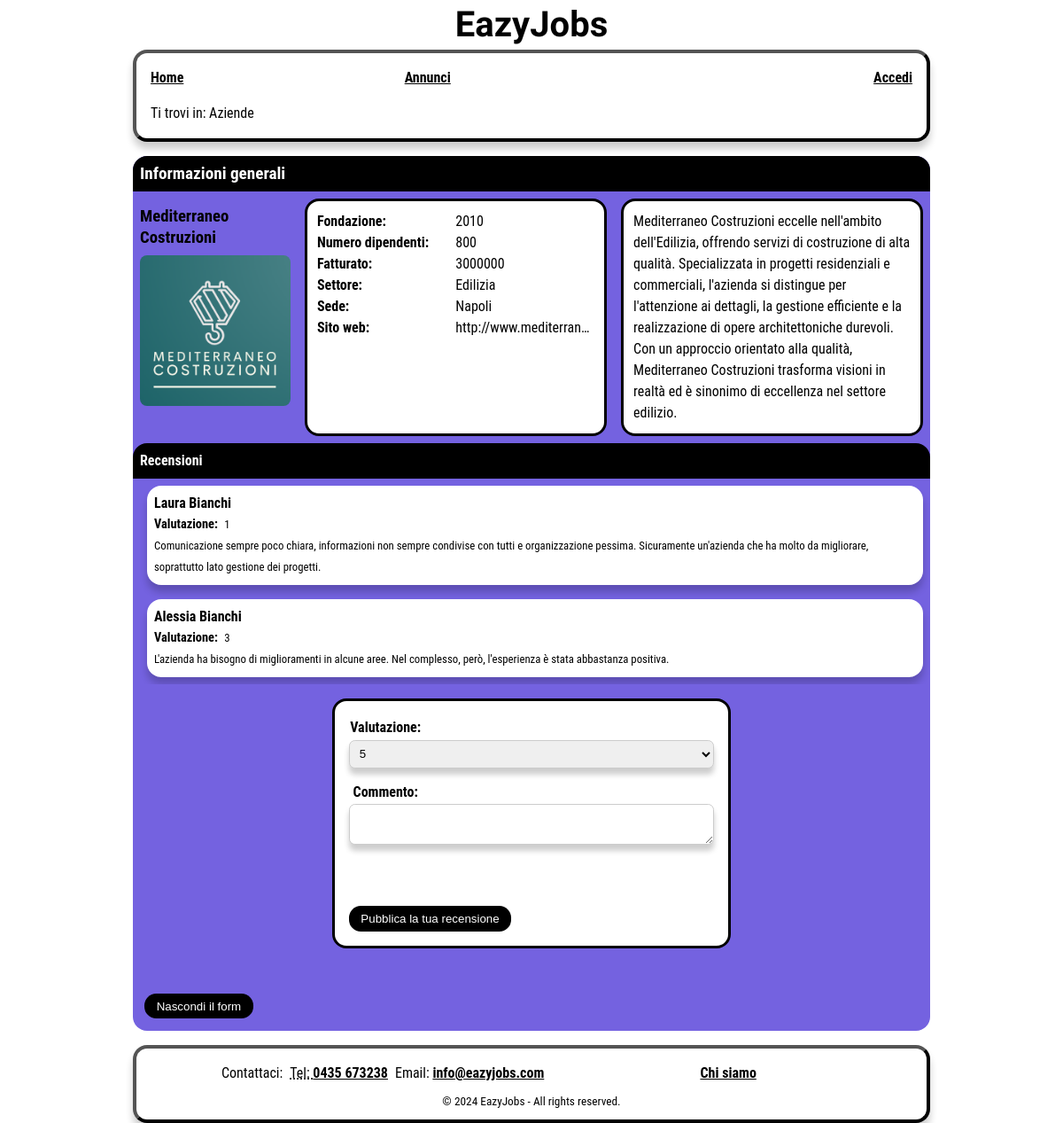
Screenshot of /EazyJobs/Aziende.php?id=3 with the database file from the repository.
### tables this page shows
CREATE TABLE IF NOT EXISTS aziende
(
    id int NOT NULL AUTO_INCREMENT,
    email character varying(60) UNIQUE NOT NULL,
    password character varying(100) NOT NULL,
	nome character varying(60) NOT NULL,
	sito character varying(50) NOT NULL,
	fondazione integer NOT NULL,
	dipendenti integer NOT NULL,
	fatturato integer NOT NULL,
	sede character varying(60) NOT NULL,
	settore character varying(60) NOT NULL,
	`desc` character varying (500) NOT NULL,
    logo_path character varying(90),
    PRIMARY KEY (id)
);

CREATE TABLE IF NOT EXISTS valutazioni
(
    utenti_id int NOT NULL,
    aziende_id int NOT NULL,
    commento character varying(300),
    voto integer NOT NULL CHECK (voto > 0 AND voto <=5),
    PRIMARY KEY (aziende_id, utenti_id),
	FOREIGN KEY (utenti_id)
    REFERENCES utenti (id)
    ON UPDATE CASCADE
    ON DELETE CASCADE,
	FOREIGN KEY(aziende_id)
    REFERENCES aziende(id)
    ON UPDATE CASCADE
    ON DELETE CASCADE
);

CREATE TABLE IF NOT EXISTS utenti
(
    id int NOT NULL AUTO_INCREMENT,
    email character varying(60) UNIQUE NOT NULL,
    password character varying(60) NOT NULL,
	nome character varying(60) NOT NULL,
    cv_path character varying(90),
    PRIMARY KEY (id)
);

### EazyJobs/models/azienda.php (called while the page is built, shortened)
<?php
  class Azienda {
    private $conn;
    private $table = 'aziende';
    public function __construct($db) {
      $this->conn = $db;
    }
    public function getById($aziendaId) {
      $query = 'SELECT * FROM ' . $this->table . ' WHERE id = :aziendaId';
      $stmt = $this->conn->prepare($query);
      $stmt->bindParam(':aziendaId', $aziendaId);
      $stmt->execute();
      return $stmt;
    }
}

### EazyJobs/models/valutazione.php (called while the page is built, shortened)
<?php
  class Valutazione {
    private $conn;
    public function __construct($db) {
      $this->conn = $db;
    }
    public function getAll_byAziendaId($aziendaId) {
        $query = 'SELECT valutazioni.*, utenti.nome AS nome
        FROM valutazioni
        INNER JOIN utenti ON valutazioni.utenti_id = utenti.id
        WHERE valutazioni.aziende_id = :aziendaId';
        $stmt = $this->conn->prepare($query);
        $stmt->bindParam(':aziendaId', $aziendaId);
        $stmt->execute();
        return $stmt;
      }
}

### EazyJobs/Aziende.php (the view, shortened to what this page needs)
<?php
  include_once './models/azienda.php';
  include_once './models/valutazione.php';
  $database = new Database();
  $db = $database->connect();
  $azienda = new Azienda($db);
  if (isset($_GET['id'])) {$aziendaId = $_GET['id'];}
  $result = $azienda->getById($aziendaId);
  $num = $result->rowCount();
  if($num > 0) {
  $str_azienda = "";
  while ($row = $result->fetch(PDO::FETCH_ASSOC)) {
      extract($row);
      $str_azienda = "<div class='header-aziende'>\n" .
      "<h3>" . $nome . "</h3>\n" .
      "<img src='./assets/logos/". $id ."_logo.png' alt='Logo azienda " . $nome ."'>\n" .
      "</div>\n" . "
        <dl>
            <dt class='info-azienda'>Fondazione: </dt>
            <dd><time datetime='" . $fondazione . "'>" . $fondazione . "</time></dd>
            <dt class='info-azienda'>Numero dipendenti: </dt>
            <dd>" . $dipendenti . "</dd>
            <dt class='info-azienda'>Fatturato: </dt>
            <dd>" . $fatturato . "</dd>
            <dt class='info-azienda'>Settore: </dt>
            <dd>" . $settore . "</dd>
            <dt class='info-azienda'>Sede: </dt>
            <dd>" . $sede . "</dd>
            <dt class='info-azienda'>Sito web: </dt>
            <dd>" . $sito . "</dd>
        </dl>
        <p id='descrizioneAzienda'>" . $desc . "</p>";
    }
  }
  $valutazione = new Valutazione($db);
      $result = $valutazione->getAll_byAziendaId($aziendaId);
      $num = $result->rowCount();
      $utenteId = null;
      if($num > 0) {
        $str_valutazioni = "";
        while ($row = $result->fetch(PDO::FETCH_ASSOC)) {
            extract($row);
            if (isset($_SESSION['user_id']) && $_SESSION['user_id'] == $utenti_id) {
              $str_valutazioni .=
                "<li id='recensione-utente'>\n" .
                "<h3>" . $nome . "</h3>\n" .
                "<dl class='valutazione'>\n" .
                "<dt>Valutazione:</dt><dd><p>" . $voto . "</p></dd>\n" .
                "</dl>\n" .
                "<p>" . $commento . "</p>\n" .
                "<div id='controllo-recensione'>\n" .
                "<input type='submit' id='modifica-recensione' aria-label='Modifica la tua recensione' data-id='" . $aziendaId . "' value='Modifica'>\n" .
                "<input type='submit' id='elimina-recensione' aria-label='Elimina la tua recensione' data-id='" . $aziendaId . "' value='Elimina '>\n" .
                "</div>\n" .
                "</li>\n";
                $utenteId = $utenti_id;
            } else {
              $str_valutazioni .=
                  "<li>\n" .
                  "<h3>" . $nome . "</h3>\n" .
                  "<dl class='valutazione'>\n" .
                  "<dt>Valutazione:</dt><dd><p>" . $voto . "</p></dd>\n" .
                  "</dl>\n" .
                  "<p>" . $commento . "</p>\n" .
                  "</li>\n";
            }
        }
      } else {
        $str_valutazioni = '<li class="nessun-trovato">(!) Nessuna recensione trovata</li>';
      }
  $nomefile = "./templates/Aziende.html";
  $contenuto = file_get_contents($nomefile);
  if (isset($_SESSION['user_id'])) {
    $contenuto = str_replace("php-placeholder", "User.php", $contenuto);
    $contenuto = str_replace("link-placeholder", "Area personale", $contenuto);
  } else if (isset($_SESSION['admin_id'])) {
      $contenuto = str_replace("php-placeholder", "Admin.php", $contenuto);
      $contenuto = str_replace("link-placeholder", "Area personale", $contenuto);
  } else {
      $contenuto = str_replace("php-placeholder", "Accedi.php", $contenuto);
      $contenuto = str_replace("link-placeholder", "Accedi", $contenuto);
  }
  $contenuto = str_replace("aziendaId-placeholder", strval($aziendaId), $contenuto);
  $errors = isset($_GET['errors']) ? json_decode(urldecode($_GET['errors']), true) : [];
  $commentoErrore = isset($errors['commento']) ? htmlspecialchars($errors['commento']) : '';
  $modificaCommentoErrore = isset($errors['modifica-commento']) ? htmlspecialchars($errors['modifica-commento']) : '';
  $loginErrore = isset($errors['login']) ? htmlspecialchars($errors['login']) : '';
  $duplicatoErrore = isset($errors['duplicato']) ? htmlspecialchars($errors['duplicato']) : '';
  $contenuto = str_replace("commento-errore-placeholder", $commentoErrore, $contenuto);
  $contenuto = str_replace("commento-errore-placeholder", $modificaCommentoErrore, $contenuto);
  $contenuto = str_replace("login-errore-placeholder", $loginErrore, $contenuto);
  $contenuto = str_replace("duplicato-errore-placeholder", $duplicatoErrore, $contenuto);
  $contenuto = str_replace("", $str_azienda, $contenuto);
  $contenuto = str_replace("", $str_valutazioni, $contenuto);
  if ($utenteId) {
    $result = Valutazione::getById($db, $utenteId, $aziendaId);
    $num = $result->rowCount();
    if($num > 0) {
      while ($row = $result->fetch(PDO::FETCH_ASSOC)) {
        extract($row);
        if ($voto == '1') {
                $contenuto = str_replace("1-placeholder", "selected", $contenuto);
                $contenuto = str_replace("2-placeholder", "", $contenuto);
                $contenuto = str_replace("3-placeholder", "", $contenuto);
                $contenuto = str_replace("4-placeholder", "", $contenuto);
                $contenuto = str_replace("5-placeholder", "", $contenuto);
            } elseif ($voto == '2') {
                $contenuto = str_replace("1-placeholder", "", $contenuto);
                $contenuto = str_replace("2-placeholder", "selected", $contenuto);
                $contenuto = str_replace("3-placeholder", "", $contenuto);
                $contenuto = str_replace("4-placeholder", "", $contenuto);
                $contenuto = str_replace("5-placeholder", "", $contenuto);
            } elseif ($voto == '3') {
                $contenuto = str_replace("1-placeholder", "", $contenuto);
                $contenuto = str_replace("2-placeholder", "", $contenuto);
                $contenuto = str_replace("3-placeholder", "selected", $contenuto);
                $contenuto = str_replace("4-placeholder", "", $contenuto);
                $contenuto = str_replace("5-placeholder", "", $contenuto);
            } elseif ($voto == '4') {
                $contenuto = str_replace("1-placeholder", "", $contenuto);
                $contenuto = str_replace("2-placeholder", "", $contenuto);
                $contenuto = str_replace("3-placeholder", "", $contenuto);
                $contenuto = str_replace("4-placeholder", "selected", $contenuto);
                $contenuto = str_replace("5-placeholder", "", $contenuto);
            } elseif ($voto == '5') {
                $contenuto = str_replace("1-placeholder", "", $contenuto);
                $contenuto = str_replace("2-placeholder", "", $contenuto);
                $contenuto = str_replace("3-placeholder", "", $contenuto);
                $contenuto = str_replace("4-placeholder", "", $contenuto);
                $contenuto = str_replace("5-placeholder", "selected", $contenuto);
            }
        $contenuto = str_replace("commento-placeholder", strval($commento), $contenuto);
      }
    }
  } else {
    $contenuto = str_replace("1-placeholder", "", $contenuto);
    $contenuto = str_replace("2-placeholder", "", $contenuto);
    $contenuto = str_replace("3-placeholder", "", $contenuto);
    $contenuto = str_replace("4-placeholder", "", $contenuto);
    $contenuto = str_replace("5-placeholder", "", $contenuto);
  }
  echo $contenuto;
?>

### EazyJobs/style/style_mini.css (style rules this page uses)
main { width: 90%; margin-top: 0; }
header { display: flex; flex-direction: row; align-items: center; overflow: visible; justify-content: space-between; background-color: var(--headerBgColor); width: 100%; max-height: 20vh; margin-bottom: 0; }
header .header-logo h1 { font-size: 2em; }
#navigazione { border-radius: 0; box-shadow: none; max-width: 100%; padding: 0; }
#breadcrumb { border-radius: 1em; }
#menu, #menu.showing { max-height: 80vh; transition: max-height 0.25s linear; overflow: hidden; }
#menu.hiding { max-height: 0vh; transition: none; }
#menu ul { flex-direction: column; }
#menu ul li:nth-child(3) { display: none; }
#menu ul li { border-top: 2px solid var(--headerBgColor); text-align: center; font-size: 2em; height: 2em; line-height: 2em; }
#menu ul li a { display: block; background-color: var(--headerTxtColor); color: var(--headerBgColor); border-radius: 0.4em; height: inherit; }
#primoContenuto { display: contents; }
form { text-align: center; margin: 1em 0; order: 1; }
footer { border-radius: 0; box-shadow: none; max-width: 100%; }
#footer > ul > li:nth-child(2) { display: none; }
#contatti { flex-direction: column; }
ul #contattaci { padding: 0; }
#aziende-main { height: auto; width: 100%; margin: 0; border-radius: 0; }
#aziende-main .delimitatore { border-radius: 0; }
.delimitatore-piccolo { color: white; background-color: var(--headerTxtColor); padding: 0.5em; border-radius: 0; }
.delimitatore-piccolo h3 { font-size: 1em; }
.info-azienda { font-weight: bold; }
#aziende-main #contenitore-informazioni { display: flex; flex-direction: column; }
#aziende-main #contenitore-informazioni dl { background-color: #fff; width: auto; padding: 0.7em; border: 0.2em var(--footerTxtColor) solid; border-radius: 1em; margin: 0.5em; }
#aziende-main #contenitore-informazioni dt { float: left; width: 50%; padding: 0; margin: 0; }
#aziende-main #contenitore-informazioni dd { float: left; width: 50%; padding: 0; margin: 0; }
#aziende-main .header-aziende { width: 100%; }
#aziende-main .header-aziende img { width: 40%; }
#bottone-recensioni { margin: 1em; }
#descrizioneAzienda { background-color: #fff; width: fit-content; padding: 0.7em; border: 0.2em var(--footerTxtColor) solid; border-radius: 1em; margin: 0.5em; }
#aziende-recensioni { display: flex; flex-direction: column; list-style-type: none; margin-bottom: 1em; max-height: 50vh; overflow-y: scroll; }
#aziende-recensioni li { display: flex; flex-direction: column; background-color: white; border-radius: 1em; box-shadow: 0 0.5em 0.5em rgba(0, 0, 0, 0.2); padding: 1em; margin: 0.5em; margin-left: 1em; }
#aziende-recensioni .valutazione dt { float: left; margin-right: 0.5em; }
#aziende-recensioni h3 { color: var(--headerTxtColor); font-size: 1em; }
#aziende-recensioni p { font-size: 0.8em; }
#recensioni-form, #recensioni-modifica-form { display: flex; flex-direction: column; overflow: auto; max-width: 80%; margin: auto; padding: 1em; max-height: fit-content; border: 3px solid; border-radius: 1em; border-color: var(--headerTxtColor); }
.visibile { visibility: visible; }
#recensioni-form label, #recensioni-modifica-form label { margin-top: 0.1em; margin-bottom: 0.1em; margin-left: 0; color: var(--headerTxtColor); font-weight: bold; width: 20%; }
#recensioni-form textarea, #recensioni-modifica-form textarea, #recensioni-form select, #recensioni-modifica-form select, #recensioni-form input[type="submit"] #recensioni-modifica-form input[type="submit"] { margin-bottom: 1em; padding: 0.5em; border-radius: 0.5em; border: 1px solid #ccc; box-shadow: 0 0.5em 0.5em rgba(0, 0, 0, 0.2); }
#recensioni-form #valutazione, #recensioni-modifica-form #valutazione { margin-left: 0; }
#recensioni-form #commento, #recensioni-modifica-form #commento { resize: vertical; padding: 0.5em; box-sizing: border-box; vertical-align: top; overflow-y: auto; }

### rows the page displays
aziende: nome "Mediterraneo Costruzioni", fondazione "2010", dipendenti "800", fatturato "3000000", settore "Edilizia", sede "Napoli", sito "http://www.mediterran…", desc "Mediterraneo Costruzioni eccelle nell'ambito dell'Edilizia, offrendo servizi di costruzione di alta qualità. Specializzata in progetti residenziali e commerciali, l'azienda si distingue per l'attenzione ai dettagli, la gestione efficiente e la realizzazione di opere architettoniche durevoli. Con un approccio orientato alla qualità, Mediterraneo Costruzioni trasforma visioni in realtà ed è sinonimo di eccellenza nel settore edilizio."
valutazioni: utenti.nome "Laura Bianchi", voto "1", commento "Comunicazione sempre poco chiara, informazioni non sempre condivise con tutti e organizzazione pessima. Sicuramente un'azienda che ha molto da migliorare, soprattutto lato gestione dei progetti."
valutazioni: utenti.nome "Alessia Bianchi", voto "3", commento "L'azienda ha bisogno di miglioramenti in alcune aree. Nel complesso, però, l'esperienza è stata abbastanza positiva."
